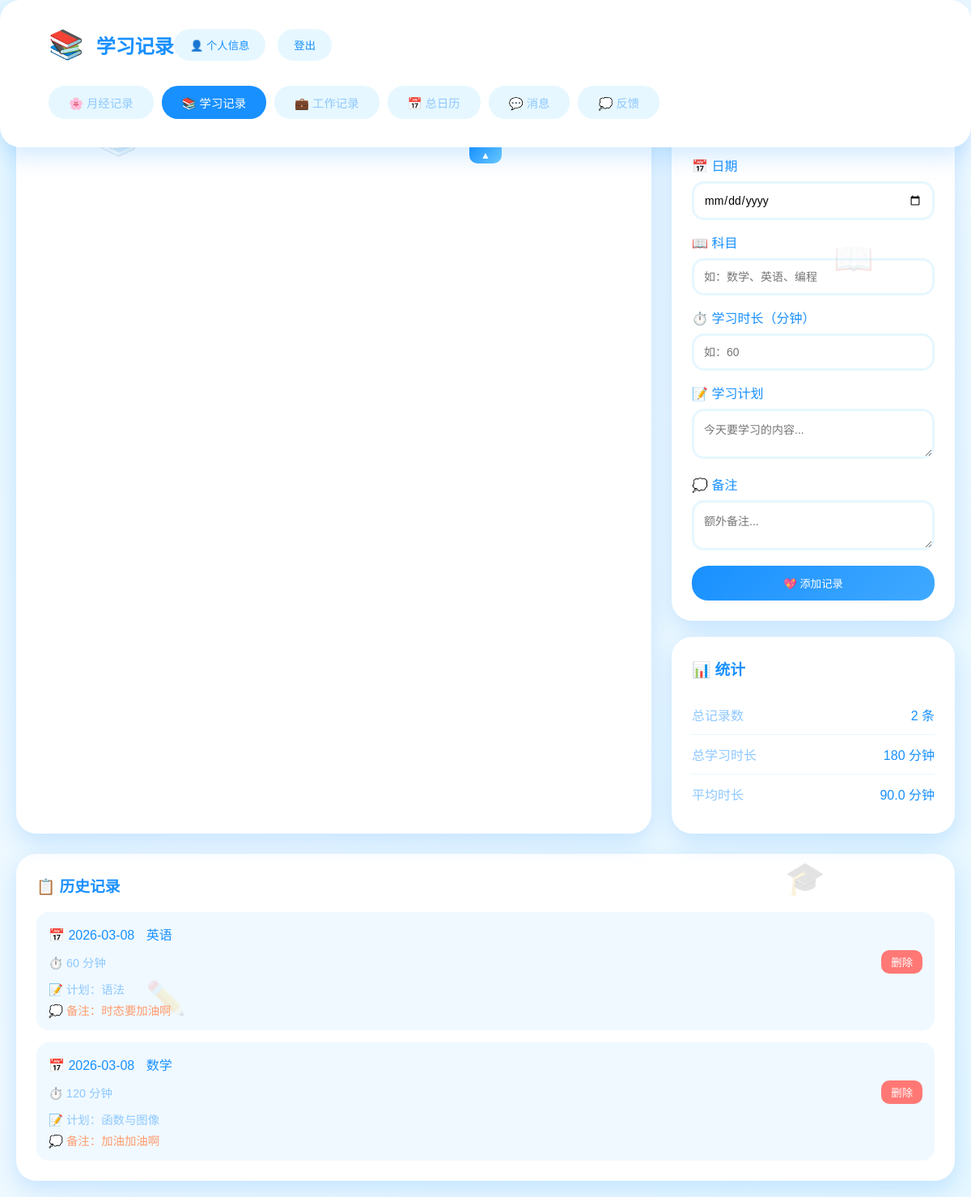
The app's page /study (signed in) with its own data.
### app.py (models this page shows)
class StudyRecord(db.Model):
    id = db.Column(db.Integer, primary_key=True)
    user_id = db.Column(db.Integer, db.ForeignKey('user.id'), nullable=False)
    user = db.relationship('User', backref='study_records')
    date = db.Column(db.Date, nullable=False)
    subject = db.Column(db.String(100), nullable=False)  # 学习科目
    duration = db.Column(db.Integer, nullable=False)      # 学习时长（分钟）
    plan = db.Column(db.Text)                             # 学习计划/内容
    notes = db.Column(db.Text)                             # 备注
    created_at = db.Column(db.DateTime, default=datetime.now)

### app.py (the view)
@app.route('/study')
@login_required
def study():
    records = StudyRecord.query.filter_by(user_id=current_user.id).order_by(StudyRecord.date.desc()).all()
    return render_template('study.html', records=records, user=current_user, timedelta=timedelta)

### app.py (called while the page is built)
@login_manager.user_loader
def load_user(user_id):
    return User.query.get(int(user_id))

### templates/study.html (shortened to what this page needs)
<!DOCTYPE html>
<html lang="zh-CN">
<head>
    <link rel="stylesheet" href="https://cdn.jsdelivr.net/npm/fullcalendar@6.1.10/index.global.min.js">
</head>
<body>
    <div class="decoration dec1">📚</div>
    <div class="decoration dec2">📖</div>
    <div class="decoration dec3">✏️</div>
    <div class="decoration dec4">🎓</div>
    <div class="container">
        <div class="header" id="header">
            <div class="header-top">
                <div class="header-left">
                    <span class="logo">📚</span>
                    <h1>学习记录</h1>
                </div>
                <div class="user-info">
                    <a href="{{ url_for('profile') }}" style="text-decoration: none;">
                        <button class="btn-logout">👤 个人信息</button>
                    </a>
                    <a href="{{ url_for('logout') }}"><button class="btn-logout">登出</button></a>
                </div>
            </div>
            <div class="nav-tabs">
                <a href="{{ url_for('index') }}" class="nav-tab">🌸 月经记录</a>
                <a href="{{ url_for('study') }}" class="nav-tab {% if request.endpoint == 'study' %}active{% endif %}">📚 学习记录</a>
                <a href="{{ url_for('work') }}" class="nav-tab">💼 工作记录</a>
                <a href="{{ url_for('all_calendar') }}" class="nav-tab">📅 总日历</a>
                <a href="{{ url_for('chat') }}" class="nav-tab {% if request.endpoint == 'chat' or 'chat_room' in request.endpoint %}active{% endif %}">💬 消息</a>
                <a href="{{ url_for('feedback') }}" class="nav-tab">💭 反馈</a>
            </div>
            <button class="toggle-btn" onclick="toggleHeader()"></button>
        </div>
        <button class="expand-btn show" id="expandBtn" onclick="toggleHeader()">☰</button>
        <div class="main-content">
            <div class="calendar-card">
                <h2>📅 日历视图</h2>
            </div>
            <div class="sidebar">
                <div class="form-card">
                    <h3>➕ 添加学习记录</h3>
                    <form method="POST" action="{{ url_for('add_study') }}">
                        <div class="form-group">
                            <label>📅 日期</label>
                            <input type="date" name="date" required>
                        </div>
                        <div class="form-group">
                            <label>📖 科目</label>
                            <input type="text" name="subject" placeholder="如：数学、英语、编程" required>
                        </div>
                        <div class="form-group">
                            <label>⏱️ 学习时长（分钟）</label>
                            <input type="number" name="duration" placeholder="如：60" required min="1">
                        </div>
                        <div class="form-group">
                            <label>📝 学习计划</label>
                            <textarea name="plan" placeholder="今天要学习的内容..." rows="2"></textarea>
                        </div>
                        <div class="form-group">
                            <label>💭 备注</label>
                            <textarea name="notes" placeholder="额外备注..." rows="2"></textarea>
                        </div>
                        <button type="submit" class="btn-submit">💖 添加记录</button>
                    </form>
                </div>
                <div class="stats-card">
                    <h3>📊 统计</h3>
                    <div class="stat-item">
                        <span class="stat-label">总记录数</span>
                        <span class="stat-value" id="total-records">{{ records|length }} 条</span>
                    </div>
                    <div class="stat-item">
                        <span class="stat-label">总学习时长</span>
                        <span class="stat-value" id="total-hours">{% if records|length > 0 %}{{ records|sum(attribute='duration') }} 分钟{% else %}0 分钟{% endif %}</span>
                    </div>
                    <div class="stat-item">
                        <span class="stat-label">平均时长</span>
                        <span class="stat-value" id="avg-duration">{% if records|length > 0 %}{{ (records|sum(attribute='duration') / records|length)|round(1) }} 分钟{% else %}0 分钟{% endif %}</span>
                    </div>
                </div>
            </div>
        </div>
        <div class="records-card" style="margin-top: 25px;">
            <h3>📋 历史记录</h3>
            {% if records %}
                {% for record in records|reverse %}
                <div class="record-item">
                    <div class="record-date">
                        📅 {{ record.date.strftime('%Y-%m-%d') }}
                        <span style="color: #1890ff; margin-left: 10px;">{{ record.subject }}</span>
                    </div>
                    <div class="record-details">
                        <span>⏱️ {{ record.duration }} 分钟</span>
                        <a href="{{ url_for('delete_study', record_id=record.id) }}">
                            <button class="btn-delete">删除</button>
                        </a>
                    </div>
                    {% if record.plan %}
                    <div style="color: #8ec8ff; font-size: 0.9em; margin-top: 8px;">
                        📝 计划：{{ record.plan }}
                    </div>
                    {% endif %}
                    {% if record.notes %}
                    <div style="color: #ff9c6e; font-size: 0.9em; margin-top: 5px;">
                        💭 备注：{{ record.notes }}
                    </div>
                    {% endif %}
                </div>
                {% endfor %}
            {% else %}
                <div class="empty-state">
                    <p>还没有学习记录哦～</p>
                    <p>开始记录你的学习生活吧！</p>
                </div>
            {% endif %}
        </div>
    </div>
</body>
</html>

### records on screen
StudyRecord: date "2026-03-08", subject "英语", duration "60", plan "语法", notes "时态要加油啊"
StudyRecord: date "2026-03-08", subject "数学", duration "120", plan "函数与图像", notes "加油加油啊"

### other values on screen
{{ records|length }} "2"
{{ records|sum(attribute='duration') }} "180"
{{ (records|sum(attribute='duration') / records|length)|round(1) }} "90.0"
